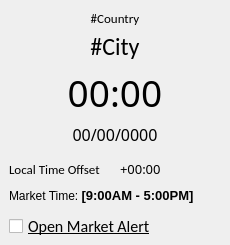
<?xml version="1.0" encoding="UTF-8"?>
<ui version="4.0">
 <class>WorldTimeWidget</class>
 <widget class="QWidget" name="WorldTimeWidget">
  <property name="geometry">
   <rect>
    <x>0</x>
    <y>0</y>
    <width>230</width>
    <height>222</height>
   </rect>
  </property>
  <property name="sizePolicy">
   <sizepolicy hsizetype="Preferred" vsizetype="Preferred">
    <horstretch>0</horstretch>
    <verstretch>0</verstretch>
   </sizepolicy>
  </property>
  <property name="windowTitle">
   <string>Form</string>
  </property>
  <property name="styleSheet">
   <string notr="true"/>
  </property>
  <layout class="QVBoxLayout" name="verticalLayout">
   <property name="spacing">
    <number>0</number>
   </property>
   <property name="leftMargin">
    <number>0</number>
   </property>
   <property name="topMargin">
    <number>0</number>
   </property>
   <property name="rightMargin">
    <number>0</number>
   </property>
   <property name="bottomMargin">
    <number>0</number>
   </property>
   <item>
    <widget class="QWidget" name="widget" native="true">
     <property name="styleSheet">
      <string notr="true"/>
     </property>
     <layout class="QVBoxLayout" name="verticalLayout_3">
      <property name="spacing">
       <number>5</number>
      </property>
      <property name="leftMargin">
       <number>0</number>
      </property>
      <property name="topMargin">
       <number>10</number>
      </property>
      <property name="rightMargin">
       <number>0</number>
      </property>
      <property name="bottomMargin">
       <number>0</number>
      </property>
      <item>
       <widget class="QLabel" name="lblCountry">
        <property name="font">
         <font>
          <family>Calibri</family>
          <pointsize>10</pointsize>
         </font>
        </property>
        <property name="text">
         <string>#Country</string>
        </property>
        <property name="alignment">
         <set>Qt::AlignCenter</set>
        </property>
       </widget>
      </item>
      <item>
       <widget class="QLabel" name="lblCity">
        <property name="font">
         <font>
          <family>Calibri</family>
          <pointsize>18</pointsize>
         </font>
        </property>
        <property name="text">
         <string>#City</string>
        </property>
        <property name="alignment">
         <set>Qt::AlignCenter</set>
        </property>
       </widget>
      </item>
      <item>
       <widget class="QLabel" name="lblCurrentTime">
        <property name="font">
         <font>
          <family>Bahnschrift SemiLight</family>
          <pointsize>28</pointsize>
          <weight>50</weight>
          <bold>false</bold>
         </font>
        </property>
        <property name="text">
         <string>00:00</string>
        </property>
        <property name="alignment">
         <set>Qt::AlignBottom|Qt::AlignHCenter</set>
        </property>
       </widget>
      </item>
      <item>
       <widget class="QLabel" name="lblCurrentDate">
        <property name="font">
         <font>
          <family>Bahnschrift SemiLight</family>
          <pointsize>12</pointsize>
          <weight>50</weight>
          <bold>false</bold>
         </font>
        </property>
        <property name="text">
         <string>00/00/0000</string>
        </property>
        <property name="alignment">
         <set>Qt::AlignHCenter|Qt::AlignTop</set>
        </property>
       </widget>
      </item>
      <item>
       <spacer name="verticalSpacer">
        <property name="orientation">
         <enum>Qt::Vertical</enum>
        </property>
        <property name="sizeHint" stdset="0">
         <size>
          <width>20</width>
          <height>37</height>
         </size>
        </property>
       </spacer>
      </item>
      <item>
       <widget class="QWidget" name="widget_2" native="true">
        <layout class="QGridLayout" name="gridLayout">
         <property name="bottomMargin">
          <number>0</number>
         </property>
         <property name="spacing">
          <number>10</number>
         </property>
         <item row="2" column="0">
          <widget class="QLabel" name="label_3">
           <property name="font">
            <font>
             <family>Calibri</family>
             <pointsize>10</pointsize>
            </font>
           </property>
           <property name="text">
            <string>Local Time Offset</string>
           </property>
          </widget>
         </item>
         <item row="2" column="1">
          <widget class="QLabel" name="lblTimeOffset">
           <property name="font">
            <font>
             <family>Bahnschrift SemiLight</family>
             <pointsize>10</pointsize>
             <weight>50</weight>
             <bold>false</bold>
            </font>
           </property>
           <property name="text">
            <string>+00:00</string>
           </property>
          </widget>
         </item>
         <item row="3" column="0" colspan="2">
          <widget class="QLabel" name="label_4">
           <property name="text">
            <string>&lt;html&gt;&lt;head/&gt;&lt;body&gt;&lt;p&gt;Market Time: &lt;span style=&quot; font-size:10pt; font-weight:600;&quot;&gt;[9:00AM - 5:00PM]&lt;/span&gt;&lt;/p&gt;&lt;/body&gt;&lt;/html&gt;</string>
           </property>
           <property name="alignment">
            <set>Qt::AlignLeading|Qt::AlignLeft|Qt::AlignVCenter</set>
           </property>
          </widget>
         </item>
         <item row="4" column="0" colspan="2">
          <widget class="QCheckBox" name="cbOpenMarketAlert">
           <property name="font">
            <font>
             <family>Calibri</family>
             <pointsize>12</pointsize>
             <underline>true</underline>
            </font>
           </property>
           <property name="text">
            <string>Open Market Alert</string>
           </property>
          </widget>
         </item>
        </layout>
       </widget>
      </item>
      <item>
       <widget class="QWidget" name="widget_3" native="true">
        <layout class="QVBoxLayout" name="verticalLayout_2">
         <property name="leftMargin">
          <number>10</number>
         </property>
         <property name="topMargin">
          <number>0</number>
         </property>
         <property name="rightMargin">
          <number>10</number>
         </property>
         <property name="bottomMargin">
          <number>0</number>
         </property>
        </layout>
       </widget>
      </item>
     </layout>
    </widget>
   </item>
  </layout>
 </widget>
 <resources/>
 <connections/>
</ui>
